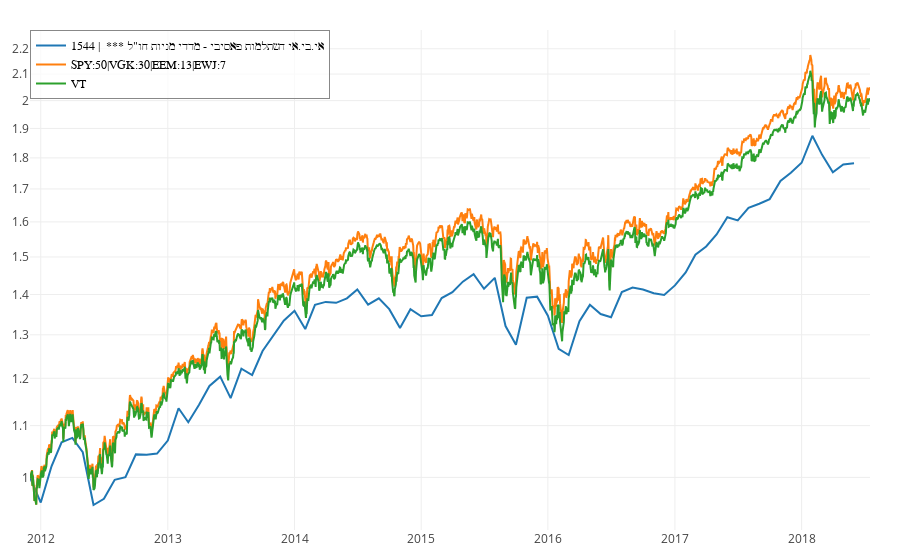

Notebook cell for this chart:
### Markdown cell above
### השוואה של קרן השתלמות מחקה ממדי חול איי-בי-איי למדדי חול

### Code cell
s = getKeren(1544)
bench = get("URTH")
bench = get("SPY:50|VGK:30|EEM:13|EWJ:7")
show(s, bench, VT, trim=True)

### Figure 1 — Plotly figure (JSON) as saved in the notebook; plotly's stock layout.template omitted (floating-point values rounded to 4 significant figures; data arrays with more than 128 entries replaced by an {"elided": "..."} marker saying what was removed)
{"data": [{"name": "1544 |  *** אי.בי.אי השתלמות פאסיבי - מדדי מניות חו\"ל", "type": "scatter", "x": ["2011-12-01", "2012-01-01", "2012-02-01", "2012-03-01", "2012-04-01", "2012-05-01", "2012-06-01", "2012-07-01", "2012-08-01", "2012-09-01", "2012-10-01", "2012-11-01", "2012-12-01", "2013-01-01", "2013-02-01", "2013-03-01", "2013-04-01", "2013-05-01", "2013-06-01", "2013-07-01", "2013-08-01", "2013-09-01", "2013-10-01", "2013-11-01", "2013-12-01", "2014-01-01", "2014-02-01", "2014-03-01", "2014-04-01", "2014-05-01", "2014-06-01", "2014-07-01", "2014-08-01", "2014-09-01", "2014-10-01", "2014-11-01", "2014-12-01", "2015-01-01", "2015-02-01", "2015-03-01", "2015-04-01", "2015-05-01", "2015-06-01", "2015-07-01", "2015-08-01", "2015-09-01", "2015-10-01", "2015-11-01", "2015-12-01", "2016-01-01", "2016-02-01", "2016-03-01", "2016-04-01", "2016-05-01", "2016-06-01", "2016-07-01", "2016-08-01", "2016-09-01", "2016-10-01", "2016-11-01", "2016-12-01", "2017-01-01", "2017-02-01", "2017-03-01", "2017-04-01", "2017-05-01", "2017-06-01", "2017-07-01", "2017-08-01", "2017-09-01", "2017-10-01", "2017-11-01", "2017-12-01", "2018-01-01", "2018-02-01", "2018-03-01", "2018-04-01", "2018-05-01", "2018-06-01"], "y": [1, 0.9548, 1.021, 1.067, 1.075, 1.047, 0.9506, 0.9615, 0.9956, 1.001, 1.043, 1.043, 1.045, 1.07, 1.136, 1.107, 1.143, 1.183, 1.204, 1.157, 1.222, 1.207, 1.262, 1.299, 1.334, 1.358, 1.314, 1.374, 1.381, 1.379, 1.39, 1.413, 1.374, 1.39, 1.363, 1.317, 1.363, 1.345, 1.348, 1.391, 1.406, 1.433, 1.453, 1.415, 1.444, 1.321, 1.276, 1.392, 1.394, 1.346, 1.267, 1.252, 1.333, 1.374, 1.35, 1.343, 1.406, 1.418, 1.413, 1.403, 1.399, 1.424, 1.458, 1.506, 1.529, 1.563, 1.614, 1.604, 1.642, 1.654, 1.668, 1.725, 1.752, 1.784, 1.875, 1.81, 1.753, 1.778, 1.782]}, {"name": "SPY:50|VGK:30|EEM:13|EWJ:7", "type": "scatter", "x": {"elided": "2421 str values"}, "y": {"elided": "2421 float values"}}, {"name": "VT", "type": "scatter", "x": {"elided": "2421 str values"}, "y": {"elided": "2421 float values"}}], "layout": {"legend": {"bgcolor": "#FFFFFFBB", "bordercolor": "#888888", "borderwidth": 1, "font": {"color": "#000", "family": "sans-serif", "size": 12}, "traceorder": "normal", "x": 0, "y": 1}, "margin": {"b": 30, "l": 30, "pad": 0, "r": 30, "t": 30}, "shapes": [], "showlegend": true, "title": null, "yaxis": {"autorange": true, "type": "log"}}}
